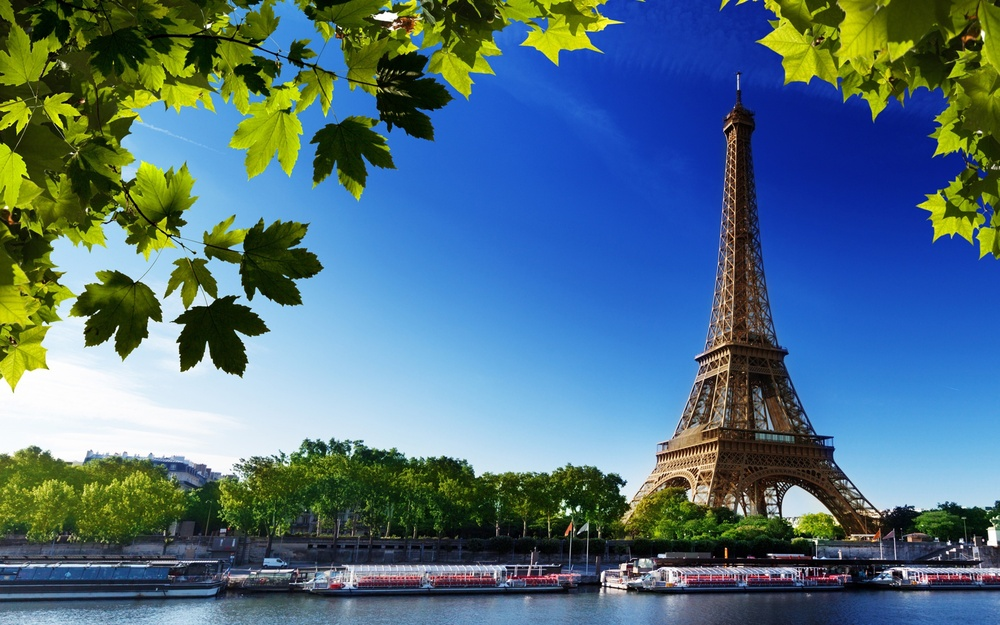
#> input picture src/lab19/image.jpg, 1000 x 625 px, shrunk from 3840 x 2400 before the run, found by its file name
$ python lab19_1.py
#> lines starting #> are read from the running program, lines starting #| are printed output that depends on the picture
from PIL import Image

ris = Image.open("src\lab19\image.jpg")
#> ris is the input picture: PIL image 1000x625 RGB; mean R, G, B 80.6, 111.4, 127.2
width, height = ris.size
#> width = 1000; height = 625

pixels = list(ris.getdata())
#> pixels = 625000 items

red = sum([pixel[0] for pixel in pixels]) // len(pixels)
#> red = 80
green = sum([pixel[1] for pixel in pixels]) // len(pixels)
#> green = 111
blue = sum([pixel[2] for pixel in pixels]) // len(pixels)
#> blue = 127

print("Средние значения R, G, B:", red, green, blue)
#| Средние значения R, G, B: 80 111 127

n_image = Image.new("RGB", (width, height), (red, green, blue))
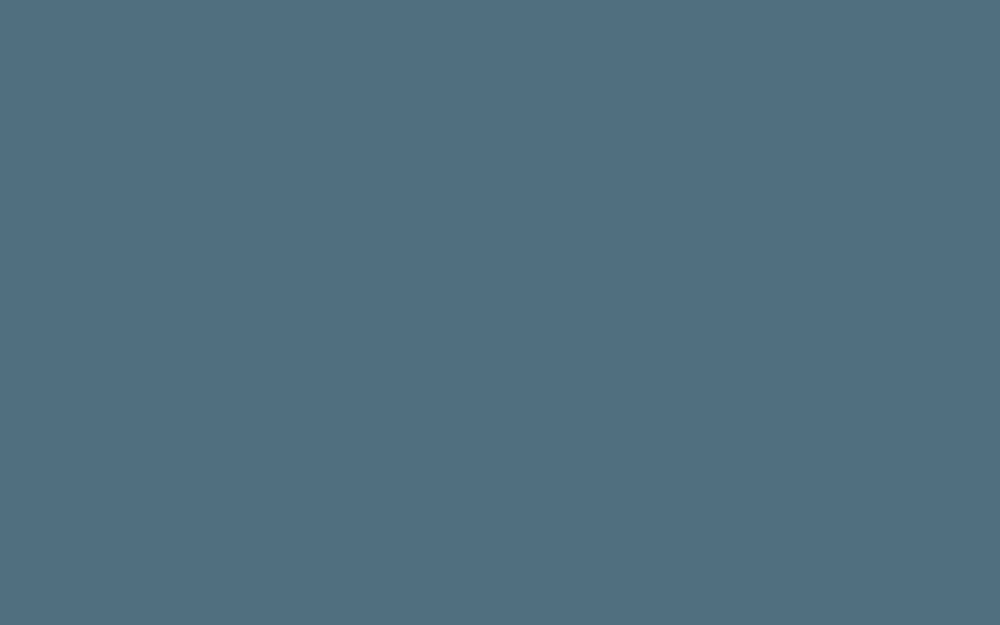
#> n_image: PIL image 1000x625 RGB; mean R, G, B 80, 111, 127
n_image.save("src\lab19\image2.jpg")

n_image.show()
